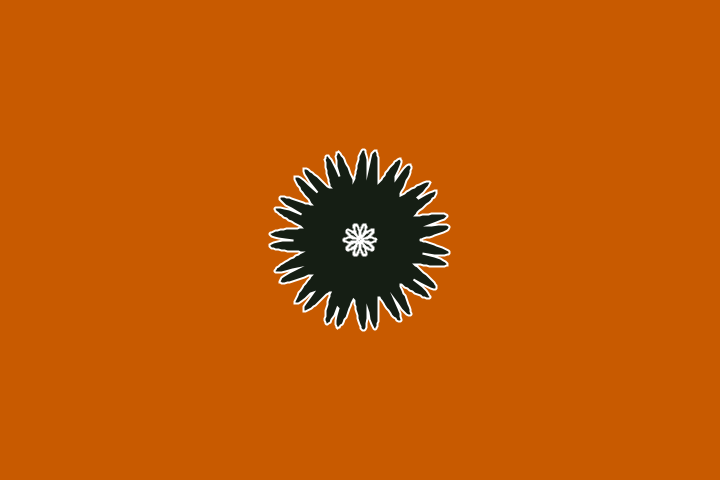
Frame 1 (no input)
Frame 60 (the mouse pressed at the canvas centre just before this capture): blank canvas, image omitted
Frame 120 (the mouse held since frame 60 and released just before this capture): blank canvas, image omitted

The Processing sketch that drew this single still picture (run headless with seeded random() and noise(); from frame 60 on, the mouse is pressed at the canvas centre):

// Processing sketch: sketch28
// ── sketch28.pde
void setup() {
  int teller = 0;
  size(720,480);
  stroke(300, 300, 300);
  strokeWeight(2);
}

float t = 0; 
void draw()
{
  background(0);
  
  translate(width / 2, height / 2);
  
 int teller = 0;
float delta = 0;


 if (frameCount % 9 < 2)
 background(200,90, teller);
 
 
  
 
  
  teller = teller + 5; 
    fill(21,30,20,300);
  
  delta = delta + 3;
  if (teller > width ) 
//println(teller);
teller = 0;

  
  beginShape();
  for (float theta = 0; theta <= 2 * PI; theta += 0.01){
    float rad = r(theta,
    1,
    1,
    30,
    1,
    sin(t) * 0.5 + 0.5, //snelheid
    cos(t)  + 0.5
    );
    float x = rad * cos(theta) * 60;
    float y = rad * sin(theta) * 60;
    vertex(x, y);
 
    
  }
  endShape();
  t += 0.1;
  
  beginShape();
  for (float theta = 0; theta <= 2 * PI; theta += 0.01){
    float rad = r(theta,
    5,
    3,
    20,
    1,
    sin(t) * 3 + 0.5, //snelheid
    cos(t)  * 3 + 0.5
    );
    float x = rad * cos(theta) * 60;
    float y = rad * sin(theta) * 60;
    vertex(x, y);
    
 
    
  }
  endShape();
  t += 0.1;
  
  
}


float r(float theta, float a, float b, float m, float n1, float n2, float n3) {
  return pow(pow(abs(cos(m * theta / 4.0) / a), n2) +
  pow(abs(sin(m * theta / 4.0) / b), n3),1.0 / n1);
  
}
